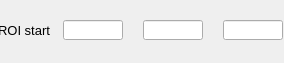
    <widget class="PyDMFrame" name="composite_3">
      <property name="geometry">
        <rect>
          <x>452</x>
          <y>342</y>
          <width>284</width>
          <height>63</height>
        </rect>
      </property>
      <widget class="QLabel" name="text_12">
        <property name="geometry">
          <rect>
            <x>0</x>
            <y>20</y>
            <width>50</width>
            <height>20</height>
          </rect>
        </property>
        <property name="text">
          <string>ROI start</string>
        </property>
        <property name="font" stdset="0">
          <font>
            <pointsize>10</pointsize>
          </font>
        </property>
        <property name="brush" stdset="0">
          <brush brushstyle="SolidPattern">
            <color alpha="255">
              <red>0</red>
              <green>0</green>
              <blue>0</blue>
            </color>
          </brush>
        </property>
        <property name="toolTip">
          <string>text_12</string>
        </property>
        <property name="alignment">
          <set>Qt::AlignRight|Qt::AlignTrailing|Qt::AlignVCenter</set>
        </property>
        <property name="styleSheet">
          <string notr="true">QLabel#text_12 {
  color: rgb(0, 0, 0);
  }</string>
        </property>
      </widget>
      <widget class="PyDMLineEdit" name="text_entry_5">
        <property name="geometry">
          <rect>
            <x>143</x>
            <y>20</y>
            <width>60</width>
            <height>20</height>
          </rect>
        </property>
        <property name="channel" stdset="0">
          <string>ca://${prefix}MinY</string>
        </property>
        <property name="toolTip">
          <string>${prefix}MinY</string>
        </property>
        <property name="font" stdset="0">
          <font>
            <pointsize>10</pointsize>
          </font>
        </property>
        <property name="styleSheet">
          <string notr="true">PyDMLineEdit#text_entry_5 {
  color: rgb(0, 0, 0);
  background-color: rgb(115, 223, 255);
  border: 1px solid black;
  margin: 0px;
  padding: 0px;
  spacing: 0px;
  }</string>
        </property>
      </widget>
      <widget class="PyDMLabel" name="text_update_14">
        <property name="geometry">
          <rect>
            <x>143</x>
            <y>0</y>
            <width>61</width>
            <height>18</height>
          </rect>
        </property>
        <property name="toolTip">
          <string>PV: ${prefix}MinY_RBV</string>
        </property>
        <property name="channel" stdset="0">
          <string>ca://${prefix}MinY_RBV</string>
        </property>
        <property name="font" stdset="0">
          <font>
            <pointsize>10</pointsize>
          </font>
        </property>
        <property name="alignment">
          <set>Qt::AlignCenter</set>
        </property>
        <property name="textInteractionFlags">
          <set>Qt::TextSelectableByKeyboard|Qt::TextSelectableByMouse</set>
        </property>
        <property name="styleSheet">
          <string notr="true">PyDMLabel#text_update_14 {
  color: rgb(10, 0, 184);
  background-color: rgb(187, 187, 187);
  }</string>
        </property>
      </widget>
      <widget class="PyDMLineEdit" name="text_entry_6">
        <property name="geometry">
          <rect>
            <x>223</x>
            <y>20</y>
            <width>60</width>
            <height>20</height>
          </rect>
        </property>
        <property name="channel" stdset="0">
          <string>ca://${prefix}MinZ</string>
        </property>
        <property name="toolTip">
          <string>${prefix}MinZ</string>
        </property>
        <property name="font" stdset="0">
          <font>
            <pointsize>10</pointsize>
          </font>
        </property>
        <property name="styleSheet">
          <string notr="true">PyDMLineEdit#text_entry_6 {
  color: rgb(0, 0, 0);
  background-color: rgb(115, 223, 255);
  border: 1px solid black;
  margin: 0px;
  padding: 0px;
  spacing: 0px;
  }</string>
        </property>
      </widget>
      <widget class="PyDMLabel" name="text_update_15">
        <property name="geometry">
          <rect>
            <x>223</x>
            <y>0</y>
            <width>61</width>
            <height>18</height>
          </rect>
        </property>
        <property name="toolTip">
          <string>PV: ${prefix}MinZ_RBV</string>
        </property>
        <property name="channel" stdset="0">
          <string>ca://${prefix}MinZ_RBV</string>
        </property>
        <property name="font" stdset="0">
          <font>
            <pointsize>10</pointsize>
          </font>
        </property>
        <property name="alignment">
          <set>Qt::AlignCenter</set>
        </property>
        <property name="textInteractionFlags">
          <set>Qt::TextSelectableByKeyboard|Qt::TextSelectableByMouse</set>
        </property>
        <property name="styleSheet">
          <string notr="true">PyDMLabel#text_update_15 {
  color: rgb(10, 0, 184);
  background-color: rgb(187, 187, 187);
  }</string>
        </property>
      </widget>
      <widget class="PyDMLabel" name="text_update_16">
        <property name="geometry">
          <rect>
            <x>63</x>
            <y>0</y>
            <width>61</width>
            <height>18</height>
          </rect>
        </property>
        <property name="toolTip">
          <string>PV: ${prefix}MinX_RBV</string>
        </property>
        <property name="channel" stdset="0">
          <string>ca://${prefix}MinX_RBV</string>
        </property>
        <property name="font" stdset="0">
          <font>
            <pointsize>10</pointsize>
          </font>
        </property>
        <property name="alignment">
          <set>Qt::AlignCenter</set>
        </property>
        <property name="textInteractionFlags">
          <set>Qt::TextSelectableByKeyboard|Qt::TextSelectableByMouse</set>
        </property>
        <property name="styleSheet">
          <string notr="true">PyDMLabel#text_update_16 {
  color: rgb(10, 0, 184);
  background-color: rgb(187, 187, 187);
  }</string>
        </property>
      </widget>
      <widget class="PyDMLineEdit" name="text_entry_7">
        <property name="geometry">
          <rect>
            <x>63</x>
            <y>20</y>
            <width>60</width>
            <height>20</height>
          </rect>
        </property>
        <property name="channel" stdset="0">
          <string>ca://${prefix}MinX</string>
        </property>
        <property name="toolTip">
          <string>${prefix}MinX</string>
        </property>
        <property name="font" stdset="0">
          <font>
            <pointsize>10</pointsize>
          </font>
        </property>
        <property name="styleSheet">
          <string notr="true">PyDMLineEdit#text_entry_7 {
  color: rgb(0, 0, 0);
  background-color: rgb(115, 223, 255);
  border: 1px solid black;
  margin: 0px;
  padding: 0px;
  spacing: 0px;
  }</string>
        </property>
      </widget>
      <widget class="PyDMSlider" name="valuator">
        <property name="geometry">
          <rect>
            <x>62</x>
            <y>43</y>
            <width>60</width>
            <height>20</height>
          </rect>
        </property>
        <property name="channel" stdset="0">
          <string>ca://${prefix}MinX</string>
        </property>
        <property name="toolTip">
          <string>${prefix}MinX</string>
        </property>
        <property name="orientation" stdset="0">
          <string>Qt::Horizontal</string>
        </property>
        <property name="showLimitLabels" stdset="0">
          <bool>true</bool>
        </property>
        <property name="showValueLabel" stdset="0">
          <bool>false</bool>
        </property>
        <property name="showUnits" stdset="0">
          <bool>false</bool>
        </property>
        <property name="tickPosition" stdset="0">
          <enum>QSlider::NoTicks</enum>
        </property>
        <property name="precision" stdset="0">
          <number>1</number>
        </property>
        <property name="styleSheet">
          <string notr="true">PyDMSlider#valuator {
  color: rgb(0, 0, 0);
  background-color: rgb(115, 223, 255);
  }</string>
        </property>
      </widget>
      <widget class="PyDMSlider" name="valuator_1">
        <property name="geometry">
          <rect>
            <x>142</x>
            <y>43</y>
            <width>60</width>
            <height>20</height>
          </rect>
        </property>
        <property name="channel" stdset="0">
          <string>ca://${prefix}MinY</string>
        </property>
        <property name="toolTip">
          <string>${prefix}MinY</string>
        </property>
        <property name="orientation" stdset="0">
          <string>Qt::Horizontal</string>
        </property>
        <property name="showLimitLabels" stdset="0">
          <bool>true</bool>
        </property>
        <property name="showValueLabel" stdset="0">
          <bool>false</bool>
        </property>
        <property name="showUnits" stdset="0">
          <bool>false</bool>
        </property>
        <property name="tickPosition" stdset="0">
          <enum>QSlider::NoTicks</enum>
        </property>
        <property name="precision" stdset="0">
          <number>1</number>
        </property>
        <property name="styleSheet">
          <string notr="true">PyDMSlider#valuator_1 {
  color: rgb(0, 0, 0);
  background-color: rgb(115, 223, 255);
  }</string>
        </property>
      </widget>
      <widget class="PyDMSlider" name="valuator_2">
        <property name="geometry">
          <rect>
            <x>222</x>
            <y>43</y>
            <width>60</width>
            <height>20</height>
          </rect>
        </property>
        <property name="channel" stdset="0">
          <string>ca://${prefix}MinZ</string>
        </property>
        <property name="toolTip">
          <string>${prefix}MinZ</string>
        </property>
        <property name="orientation" stdset="0">
          <string>Qt::Horizontal</string>
        </property>
        <property name="showLimitLabels" stdset="0">
          <bool>true</bool>
        </property>
        <property name="showValueLabel" stdset="0">
          <bool>false</bool>
        </property>
        <property name="showUnits" stdset="0">
          <bool>false</bool>
        </property>
        <property name="tickPosition" stdset="0">
          <enum>QSlider::NoTicks</enum>
        </property>
        <property name="precision" stdset="0">
          <number>1</number>
        </property>
        <property name="styleSheet">
          <string notr="true">PyDMSlider#valuator_2 {
  color: rgb(0, 0, 0);
  background-color: rgb(115, 223, 255);
  }</string>
        </property>
      </widget>
    </widget>
